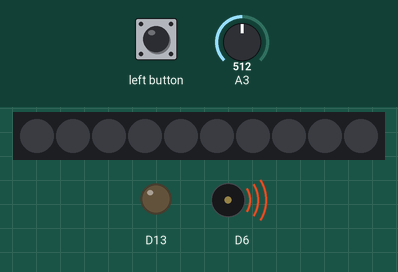
Recording of a sketch running on a simulated Adafruit Circuit Playground Express. Parts: 10 RGB LEDs in strip order, left to right, output pins drawn as LEDs (lit = HIGH), buzzer (waves = sounding). The test bench sets the inputs (shaded band); at power-on: A3 = 512. Dim RGB values are drawn brighter than linear; what the sketch prints to the serial monitor is not drawn.

Above: at 0.1 s.
At 5.3 s:
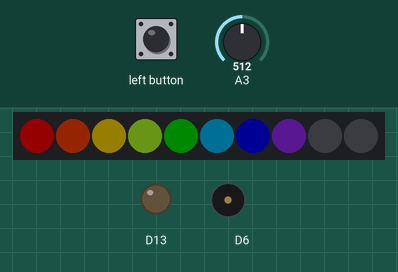
At 6.3 s:
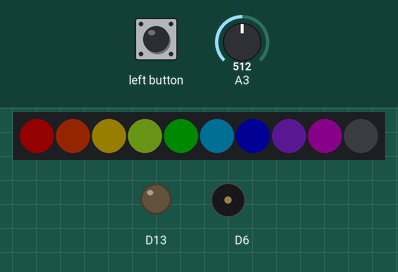
At 7.4 s:
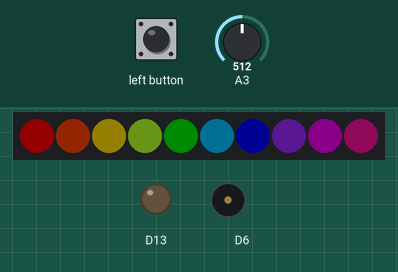
Timing chart, 0 to 36.8 s (numbered marks = the images above):
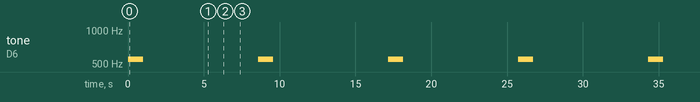

The sketch:

two_inputs_Anais.ino
```cpp
#include <Adafruit_CircuitPlayground.h>
int value;
int freq;
int buttonPressed;

void setup() {
  CircuitPlayground.begin();
  Serial.begin(9600);
}

void loop() {
  CircuitPlayground.clearPixels();

  buttonPressed = CircuitPlayground.leftButton(); //press left button

  value = analogRead(A3);
  //delay(1000);
  Serial.println(value);

  freq=map(value,0,1023,100,1000);
  CircuitPlayground.playTone(freq,1000); //play tone when left buttion is pressed

  delay(200);

/////////color the pixels one after the other, fast then slow
  CircuitPlayground.setPixelColor(0, 255,   0,   0);
  delay(270);
  CircuitPlayground.setPixelColor(1, 255, 69,   0);
  delay(350);
  CircuitPlayground.setPixelColor(2,   255, 215,   0);
  delay(450);
  CircuitPlayground.setPixelColor(3, 173, 255, 47);
  delay(600);
  CircuitPlayground.setPixelColor(4, 0, 128, 0);
  delay(700);

  CircuitPlayground.setPixelColor(5, 0, 191, 255);
  delay(800);
  CircuitPlayground.setPixelColor(6, 0, 0, 255);
  delay(900);
  CircuitPlayground.setPixelColor(7, 138, 43, 226);
  delay(1000);
  CircuitPlayground.setPixelColor(8, 128, 0, 128);
  delay(1100);
  CircuitPlayground.setPixelColor(9, 199, 21, 133);

  delay(1200);
}
```

Measured:
- by itself, tone on D6: alternates 550 Hz for 1.0 s and silent for 7.6 s
- what the display in image 1 shows lasts 1.0 s, from 5.3 s to 6.3 s
- what the display in image 2 shows lasts 1.1 s, from 6.3 s to 7.4 s
